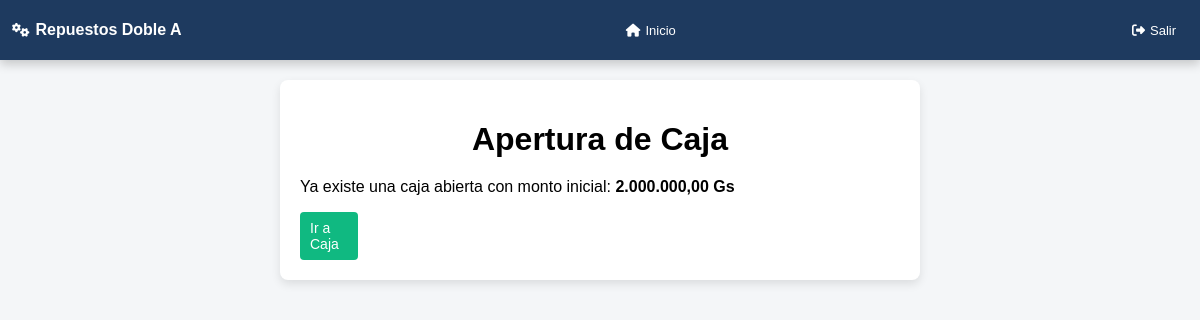
Before: /modulos/caja/abrir_caja.php with the older database file.
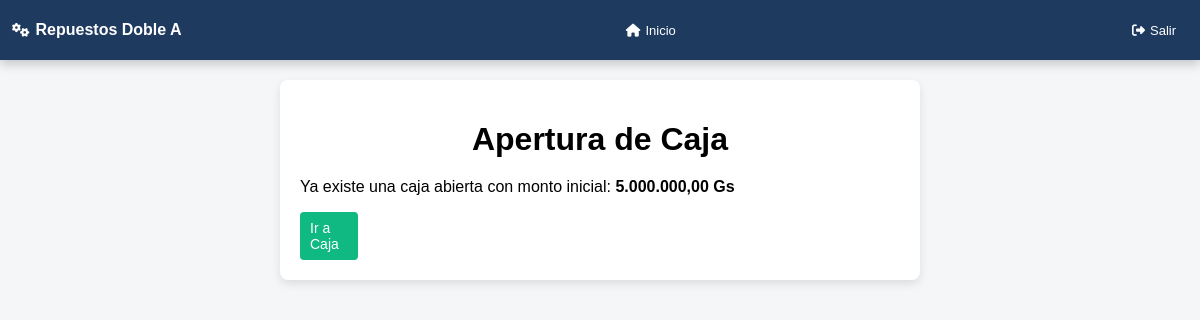
After: the same page with the newer database file.
### tables this page shows
CREATE TABLE `caja` (
  `id` int(11) NOT NULL AUTO_INCREMENT,
  `fecha` date NOT NULL,
  `monto_inicial` decimal(12,2) NOT NULL,
  `monto_final` decimal(12,2) DEFAULT NULL,
  `estado` enum('Abierta','Cerrada') NOT NULL DEFAULT 'Abierta',
  `created_at` datetime NOT NULL,
  PRIMARY KEY (`id`)
);

### modulos/caja/abrir_caja.php (the view, shortened to what this page needs)
<?php
$base_path = $_SERVER['DOCUMENT_ROOT'] . '/repuestos/';
include $base_path . 'includes/auditoria.php';
include $base_path . 'includes/header.php';
$stmt = $pdo->query("SELECT * FROM caja WHERE estado='Abierta' ORDER BY id DESC LIMIT 1");
$caja_abierta = $stmt->fetch();
?>
<!DOCTYPE html>
<html lang="es">
<head>
<link rel="stylesheet" href="/repuestos/style.css">
</head>
<body>
<div class="container">
<h1>Apertura de Caja</h1>
<?php if($caja_abierta): ?>
<p>Ya existe una caja abierta con monto inicial: <strong><?= number_format($caja_abierta['monto_inicial'],2,',','.') ?> Gs</strong></p>
<a href="caja.php" class="btn">Ir a Caja</a>
<?php endif; ?>
</div>
<?php include $base_path . 'includes/footer.php'; ?>
</body>
</html>

Changed rows visible on the page:
no longer on this page (row edited): caja: monto_inicial "2.000.000,00"
added caja: monto_inicial "5.000.000,00"
